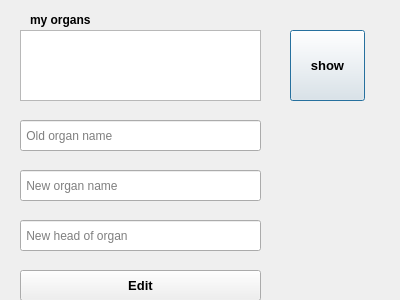
<?xml version="1.0" encoding="UTF-8"?>
<ui version="4.0">
 <class>Dialog_edit_organ</class>
 <widget class="QDialog" name="Dialog_edit_organ">
  <property name="geometry">
   <rect>
    <x>0</x>
    <y>0</y>
    <width>400</width>
    <height>300</height>
   </rect>
  </property>
  <property name="windowTitle">
   <string>Dialog</string>
  </property>
  <widget class="QListWidget" name="list">
   <property name="geometry">
    <rect>
     <x>20</x>
     <y>30</y>
     <width>241</width>
     <height>71</height>
    </rect>
   </property>
  </widget>
  <widget class="QPushButton" name="show">
   <property name="geometry">
    <rect>
     <x>290</x>
     <y>30</y>
     <width>75</width>
     <height>71</height>
    </rect>
   </property>
   <property name="font">
    <font>
     <pointsize>10</pointsize>
     <bold>true</bold>
    </font>
   </property>
   <property name="text">
    <string>show</string>
   </property>
  </widget>
  <widget class="QPushButton" name="edit_organ">
   <property name="geometry">
    <rect>
     <x>20</x>
     <y>270</y>
     <width>241</width>
     <height>31</height>
    </rect>
   </property>
   <property name="font">
    <font>
     <pointsize>10</pointsize>
     <bold>true</bold>
    </font>
   </property>
   <property name="text">
    <string>Edit</string>
   </property>
  </widget>
  <widget class="QLineEdit" name="old_name">
   <property name="geometry">
    <rect>
     <x>20</x>
     <y>120</y>
     <width>241</width>
     <height>31</height>
    </rect>
   </property>
   <property name="placeholderText">
    <string> Old organ name</string>
   </property>
  </widget>
  <widget class="QLineEdit" name="new_name">
   <property name="geometry">
    <rect>
     <x>20</x>
     <y>170</y>
     <width>241</width>
     <height>31</height>
    </rect>
   </property>
   <property name="placeholderText">
    <string> New organ name</string>
   </property>
  </widget>
  <widget class="QLineEdit" name="new_head">
   <property name="geometry">
    <rect>
     <x>20</x>
     <y>220</y>
     <width>241</width>
     <height>31</height>
    </rect>
   </property>
   <property name="placeholderText">
    <string> New head of organ</string>
   </property>
  </widget>
  <widget class="QLabel" name="label_3">
   <property name="geometry">
    <rect>
     <x>30</x>
     <y>10</y>
     <width>91</width>
     <height>20</height>
    </rect>
   </property>
   <property name="font">
    <font>
     <bold>true</bold>
    </font>
   </property>
   <property name="text">
    <string>my organs</string>
   </property>
  </widget>
 </widget>
 <resources/>
 <connections/>
</ui>
